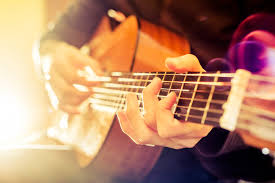
#> input picture Image/Image3.jpeg, 275 x 183 px
$ python 9.blurringTechniques.py
#> lines starting #> are read from the running program, lines starting #| are printed output that depends on the picture
import cv2

# Smoothing is used when there is noise due to sensors.
img=cv2.imread('./Image/Image3.jpeg')
#> img is the input picture: shape (183, 275, 3); mean B, G, R 105.2, 132.7, 177.8
cv2.imshow('Original',img)

#Averaging Blur
average=cv2.blur(img,(3,3))
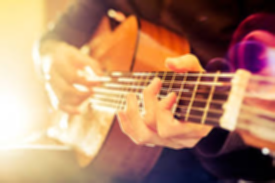
#> average: shape (183, 275, 3); mean B, G, R 105.2, 132.7, 177.8
cv2.imshow("Average Blur",average)

#Gaussian Blur
gaussian=cv2.GaussianBlur(img,(3,3),0)
cv2.imshow('Gaussian',gaussian)

#Median Blur
median=cv2.medianBlur(img,3)
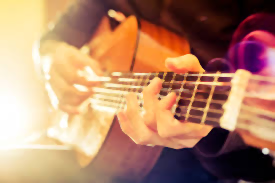
#> median: shape (183, 275, 3); mean B, G, R 105.1, 132.6, 178.1
cv2.imshow('Median',median)

#Bilateral Blur
bilateral=cv2.bilateralFilter(img,10,35,25)
cv2.imshow('Bilateral',bilateral)
cv2.waitKey(0)

$ run again, with Image/Image1.jpeg copied over Image/Image3.jpeg
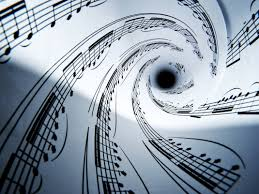
#> input picture Image/Image1.jpeg, 259 x 194 px
#> img is the input picture: shape (194, 259, 3); mean B, G, R 170.3, 157.6, 145.6
#> `average=cv2.blur(img,(3,3))`:
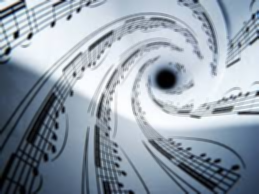
#> average: shape (194, 259, 3); mean B, G, R 170.3, 157.6, 145.6
#> `median=cv2.medianBlur(img,3)`:
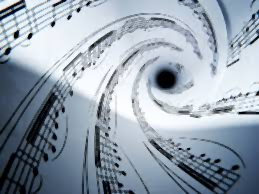
#> median: shape (194, 259, 3); mean B, G, R 173.8, 160.9, 148.7

$ run again, with Image/Image2.jpeg copied over Image/Image3.jpeg
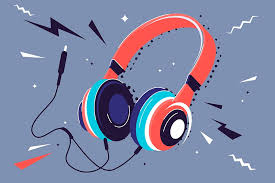
#> input picture Image/Image2.jpeg, 275 x 183 px
#> img is the input picture: shape (183, 275, 3); mean B, G, R 164.9, 134.8, 128
#> `average=cv2.blur(img,(3,3))`:
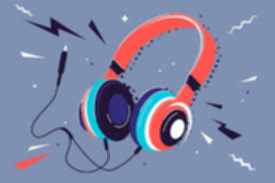
#> average: shape (183, 275, 3); mean B, G, R 164.9, 134.8, 128
#> `median=cv2.medianBlur(img,3)`:
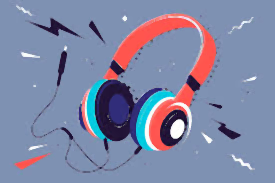
#> median: shape (183, 275, 3); mean B, G, R 165.2, 135, 128.2
